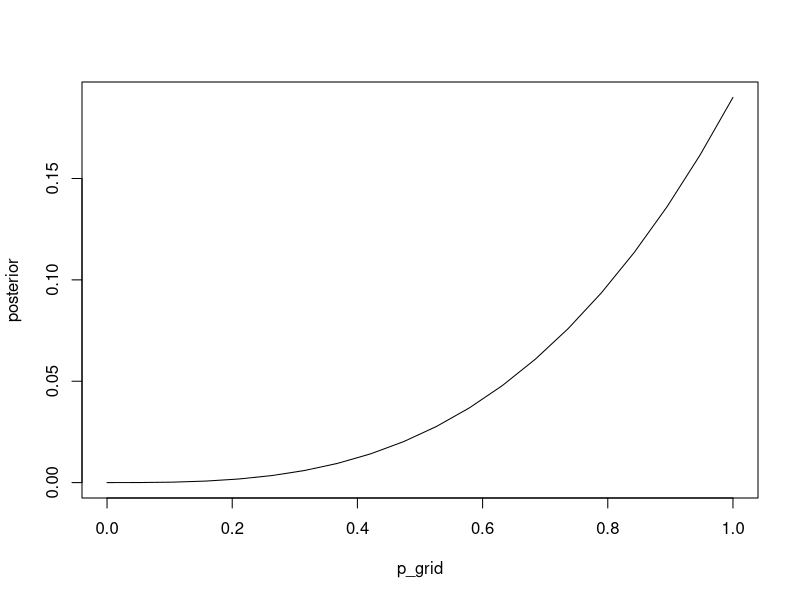
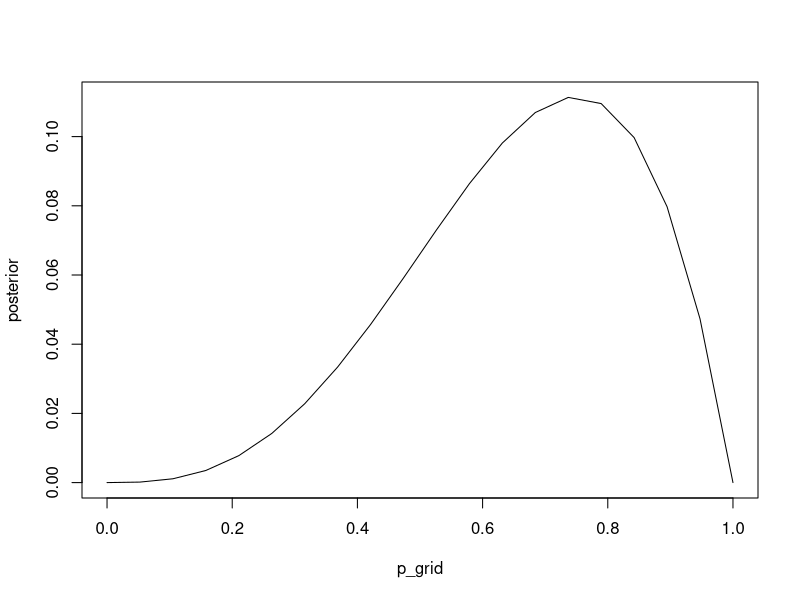
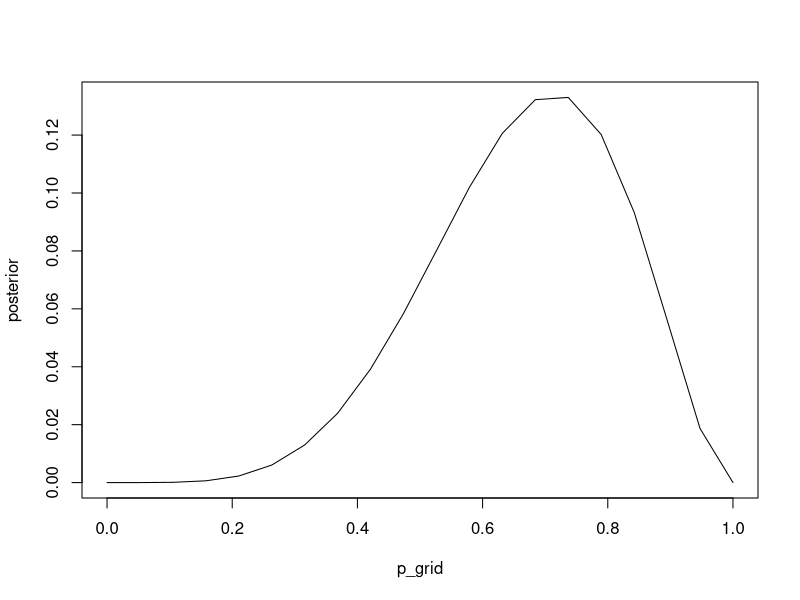
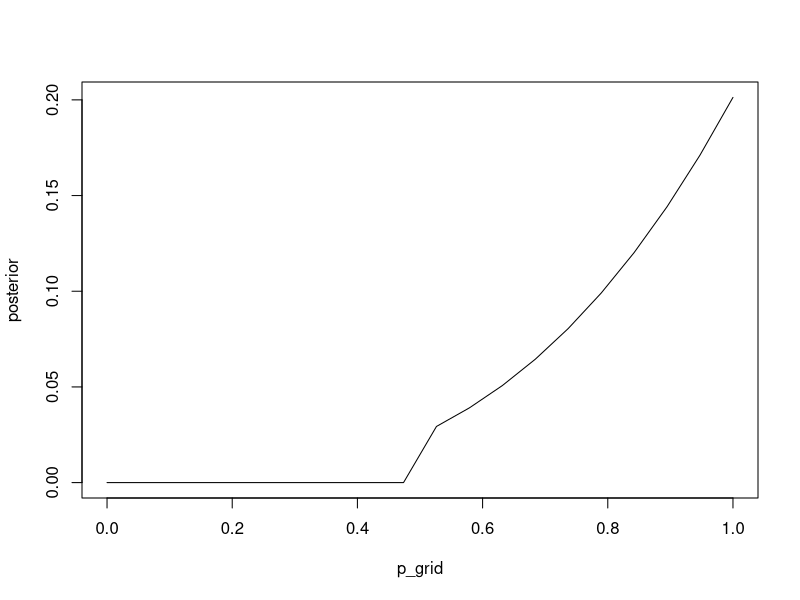
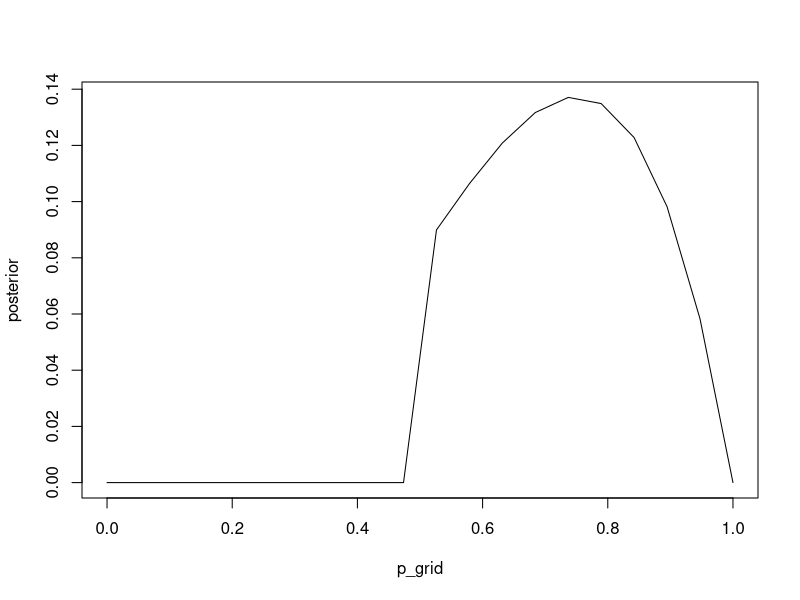
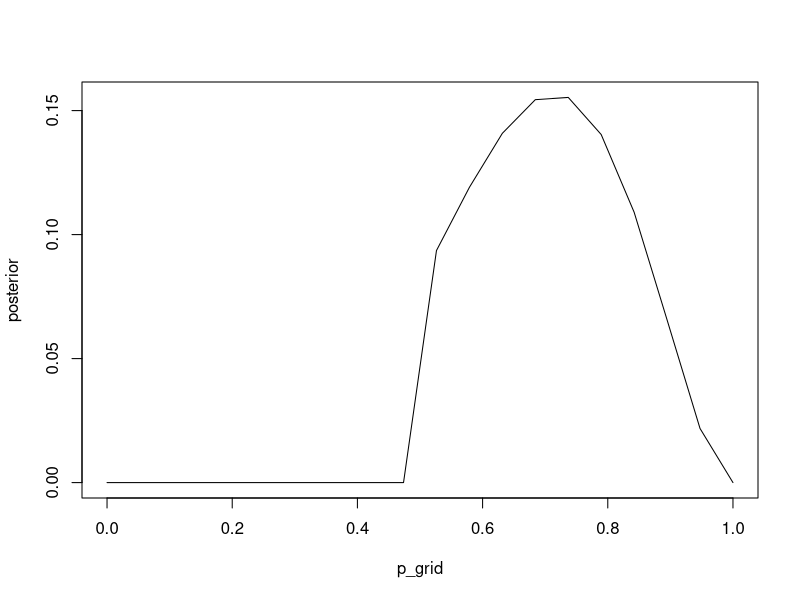

The R source for these figures, in order:
#Setting directory

setwd("C:/Users/daily/Desktop/Repositories/Statistical-Rethinking/Chapter 2")

#2E1. Which of the expressions below correspond to the statement: the probability
#of rain on Monday?

#2 and 4 are correct. Pr(rain|Monday) and Pr(rain,Monday) / Pr(Monday)

################################################################################

#2E2. Which of the following statements correspond to the expression: Pr(Monday|rain)?

#3 is correct. The probability that it is Monday, given that it is raining.

################################################################################

#2E3. Which of the expressions below correspond to the statement: the probability
#that it is Monday, given that it is raining?

#1 and 4 are correct. Pr(Monday|rain) and Pr(rain|Monday) Pr(Monday) / Pr(rain)

################################################################################

#2M1. Recall the globe tossing model from the chapter. Compute and plot the grid
#approximate posterior distribution for each of the following sets of observations.
#In each case, assume a uniform prior for p.

# (1) W,W,W
# (2) W,W,W,L
# (3) L,W,W,L,W,W,W

#Part One

#define grid

p_grid <- seq(from = 0, to = 1, length.out = 20)

#define prior

prior <- rep(1, 20)

#compute likelihood of each value in grid for 3 water in 3 tosses

likelihood <- dbinom(3, size = 3, prob = p_grid)

#compute product of likelihood and prior

unstd.posterior <- likelihood * prior

#standardize the posterior, so it sums to 1

posterior <- unstd.posterior / sum(unstd.posterior)

#Plotting the posterior distribution with a grid of 20 points

plot(posterior ~ p_grid, type = "l")

#Part Two

#compute likelihood of each value in grid for 3 waters in 4 tosses

likelihood <- dbinom(3, size = 4, prob = p_grid)

#compute product of likelihood and prior

unstd.posterior <- likelihood * prior

#standardize the posterior, so it sums to 1

posterior <- unstd.posterior / sum(unstd.posterior)

#Plotting the posterior distribution with a grid of 20 points

plot(posterior ~ p_grid, type = "l")

#Part Three

#compute likelihood of each value in grid for 5 waters in 7 tosses

likelihood <- dbinom(5, size = 7, prob = p_grid)

#compute product of likelihood and prior

unstd.posterior <- likelihood * prior

#standardize the posterior, so it sums to 1

posterior <- unstd.posterior / sum(unstd.posterior)

#Plotting the posterior distribution with a grid of 20 points

plot(posterior ~ p_grid, type = "l")

################################################################################

#2M2. Now assume a prior for p that is equal to zero when p < 0.5 and is a positive
#constant when p >= 0.5. Again compute and plot the grid approximate posterior distribution
#for each of the sets of observations in the problem just above.

#Part One

#define grid

p_grid <- seq(from = 0, to = 1, length.out = 20)

#define prior

prior <- ifelse(p_grid < .5, 0, 1)

#compute likelihood of each value in grid for 3 water in 3 tosses

likelihood <- dbinom(3, size = 3, prob = p_grid)

#compute product of likelihood and prior

unstd.posterior <- likelihood * prior

#standardize the posterior, so it sums to 1

posterior <- unstd.posterior / sum(unstd.posterior)

#Plotting the posterior distribution with a grid of 20 points

plot(posterior ~ p_grid, type = "l")

#Part Two

#compute likelihood of each value in grid for 3 waters in 4 tosses

likelihood <- dbinom(3, size = 4, prob = p_grid)

#compute product of likelihood and prior

unstd.posterior <- likelihood * prior

#standardize the posterior, so it sums to 1

posterior <- unstd.posterior / sum(unstd.posterior)

#Plotting the posterior distribution with a grid of 20 points

plot(posterior ~ p_grid, type = "l")

#Part Three

#compute likelihood of each value in grid for 5 waters in 7 tosses

likelihood <- dbinom(5, size = 7, prob = p_grid)

#compute product of likelihood and prior

unstd.posterior <- likelihood * prior

#standardize the posterior, so it sums to 1

posterior <- unstd.posterior / sum(unstd.posterior)

#Plotting the posterior distribution with a grid of 20 points

plot(posterior ~ p_grid, type = "l")

################################################################################

#2M3. Suppose there are two globes, one for Earth and one for Mars. The Earth globe
#is 70% covered in water. The Mars globe is 100% land. Further suppose that one of
#these globes-you don't know which-was tossed in the air and produced a "land" observation.
#Assume that each globe was equally likely to be tossed. Show that the posterior
#probability that the globe was Earth, conditional on seeing "land" (Pr(Earth|land)),
#is 0.23.

#Pr(Land|Earth) = .3, Pr(Land|Mars) = 1, Pr(Earth) and Pr(Mars) = .5

#Applying Bayes theorem gives us this calculation

round(.3 * .5 / (.5 * .3 + .5 * 1),2)

################################################################################

#2M4. Suppose you have a deck with only three cards. Each card has two sides, and
#each side is either black or white. One card has two black sides.The second card
#has one black and one white side. The third card has two white sides. Now suppose
#all three cards are placed in a bag and shuffled. Someone reaches into the bag and
#pulls out a card and places it flat on a table. A black side is shown facing up,
#but you don't know the color of the side facing down. Show that the probability
#that the other side is also black is 2/3. Use the counting method (Section 2 of the chapter)
#to approach this problem. This means counting up the ways that each card could produce
#the observed data (a black side facing up on the table).

#The first step is to count all the ways to produce a black side facing up. There
#are 3 ways. The double-sided black card has 2 ways to do it, the black and white
#card has 1 way and the double-sided white card has 0. So there are 3 total possibilities
#and 2 of them come from the double-sided black card, so there is a 2/3 probability
#that the other side of the card is black.

################################################################################

#2M5. Now suppose there are four cards: B/B, B/W, W/W, and another B/B. Again suppose
#a card is drawn from the bag and a black side appears face up. Again calculate the
#probability that the other side is black.

#With the extra double-sided black card there are now 5 ways to produce a black side
#facing up and 4 of them can occur from the 2 double-sided black cards. That means
#there is a 4/5 chance that the side facing down is black.

################################################################################

#2M6. Imagine that black ink is heavy, and so cards with black sides are heavier
#than cards with white sides. As a result, it's less likely that a card with black
#sides is pulled from the bag. So again assume there are three cards: B/B, B/W,
#and W/W. After experimenting a number of times, you conclude that for every way
#to pull the B/B from the bag, there are 2 ways to pull the B/W card and 3 ways to
#pull the W/W card. Again suppose that a card is pulled and a black side appears
#face up. Show that the probability the other side is black is now 0.5. Use the
#counting method as before.

#There are still 3 ways to produce a black card, but now there is an unequal chance
#of choosing the 3 different cards. So we need to multiply the ways by the chances
#of each card being pulled and divide by the total. The B/W card is twice as likely
#to be picked as the B/B card. So the B/B ways stay at 2, but now the B/W card is
#at 2 as well. The W/W card is still impossible to obtain from our data, so it doesn't
#affect our odds. Out of the 4 possibilities, 2 of them come from the B/B card, so
#the probability is 0.5.

################################################################################

#2M7. Assume again the original card problem, with a single card showing black side
#face up. Before looking at the other side, we draw another card from the bag and
#lay it face up on the table.The face that is shown on the new card is white. Show
#that the probability that the first card, the one showing a black side, has black
#on its other side is now 0.75. Use the counting method, if you can. Hint: Treat
#this like the sequence of globe tosses, counting all the ways to see each observation,
#for each possible first card.

#There are 2 ways to pull a B/B card in the first trial and 3 ways to pull a white
#card in the second trial if the B/B card is first. That gives 6 possible ways to
#create the sequence in the problem. There is one way to pull a B/W card in the first
#trial and 2 ways to pull a white card in the second trial. That gives 2 possible
#ways to create the sequence. It is impossible to pull a W/W card to begin with,
#so there are no possible combinations from that branch of the tree. That leaves
#us with 8 total ways and 6 of them come from the B/B card. 6/8 = .75.

################################################################################

#2H1. Suppose there are two species of panda bear. Both are equally common in the
#wild and live in the same places. They look exactly alike and eat the same food,
#and there is yet no genetic assay capable of telling them apart. They differ however
#in their family sizes. Species A gives birth to twins 10% of the time, otherwise
#birthing a single infant. Species B births twins 20% of the time, otherwise birthing
#singleton infants. Assume these numbers are known with certainty, from many years
#of field research. Now suppose you are managing a captive panda breeding program.
#You have a new female panda of unknown species, and she has just given birth to
#twins. What is the probability that her next birth will also be twins?

#This question is trying to solve Pr(twins2|twins1) which is equivalent to
#Pr(twins1, twins2) / Pr(twins). Pr(twins) = 0.5 * 0.2 + 0.5 * 0.1 and that is equal
#to 0.15. Next, I need to calculate the probability of Species A having back to back
#twins and calculate the probability of Species B having back to back twins and 
#then multiply each one by 0.5, since there is an equal likelihood of each occurring 
#and then add them together to get the numerator. 0.1 * 0.1 * 0.5 = 0.005 and
#0.2 * 0.2 * 0.5 = 0.02. Adding them together gives 0.025 and 0.025 / .15 = .167.

################################################################################

#2H2. Recall all the facts from the problem above. Now compute the probability that
#the panda we have is from species A, assuming we have observed only the first birth
#and that it was twins.

#This question is asking for Pr(A|twins) and using Bayes Theorem gives the following
#equation: Pr(twins|A) * Pr(A) / Pr(twins). We know that Pr(twins) = 0.15 from the
#previous problem. We know that Pr(A) is 0.5, because we have an equal chance of
#picking species A or species B and Pr(twins|A) is given as 0.1. Plugging these
#values into the equation gives us 0.1 * 0.5 / 0.15 and that equals 0.33.

################################################################################

#2H3. Continuing on from the previous problem, suppose the same panda mother has
#a second birth and that it is not twins, but a singleton infant. Compute the posterior
#probability that this panda is species A.

#This problem is asking for Pr(A|singleton) given that the first birth were twins.
#Using Bayes Theorem gives the following equation: Pr(singleton|A) * Pr(A) / Pr(singleton).
#Using the previous problem, we know that the updated Pr(A) is 0.33. We also know
#that Pr(singleton|A) is 0.9, because it is given to us. Pr(singleton) can be found
#by summing the probability of birthing a singleton given species A and the probability
#of birthing a singleton given species B. We know there is a 0.33 chance of being
#species A and a 0.67 chance of being species B. We also know that species A produces
#a singleton birth 90% of the time and that species B produces a singleton birth
#80% of the time. Plugging all of these values into the equation gives the following:
#0.9 * 0.33 / ((0.33 * 0.9) + (0.67 * 0.8)) and that gives us 0.36 probability that
#the panda is species A.

################################################################################

#2H4. A common boast of Bayesian statisticians is that Bayesian inference makes it
#easy to use all of the data, even if the data are of different types. So suppose
#now that a veterinarian comes along who has a new genetic test that she claims can
#identify the species of our mother panda. But the test, like all tests, is imperfect.
#This is the information you have about the test: The probability it correctly identifies
#a species A panda is 0.8. The probability it correctly identifies a species B panda
#is 0.65. The vet administers the test to your panda and tells you that the test
#is positive for species A. First ignore your previous information from the births
#and compute the posterior probability that your panda is species A. Then redo your
#calculation, now using the birth data as well.

#This problem is looking for Pr(A|testA), using Bayes Theorem, gives us the following
#equation: Pr(testA|A) * Pr(A) / Pr(testA). We know there is a 50% chance of the
#panda being species A if we ignore the birth data, so Pr(A) = 0.5. We are given
#that the test correctly identifies species A 80% of the time, so Pr(testA|A) is
#0.8. That just leaves Pr(testA). We know that choosing species B or species A is
#equal and we know that species A is correct 80% of the time and that species B
#is correct 65% of the time. This means that species B is incorrect 35% of the time
#and identifies species B pandas as species A. This is enough information to find
#Pr(testA). Plugging everthing into Bayes Theorem gives the following:
# 0.8 * 0.5 / ((0.5 * 0.8) + (0.5 * 0.35)) and this equals 0.7.

#Using the birth data, we can just update the Pr(A) in the previous equation with
#0.36 instead of 0.5 to get the correct answer.
#0.8 * 0.36 / ((0.36 * 0.8) + 0.64 * 0.35)) gives us a probability of 0.56.